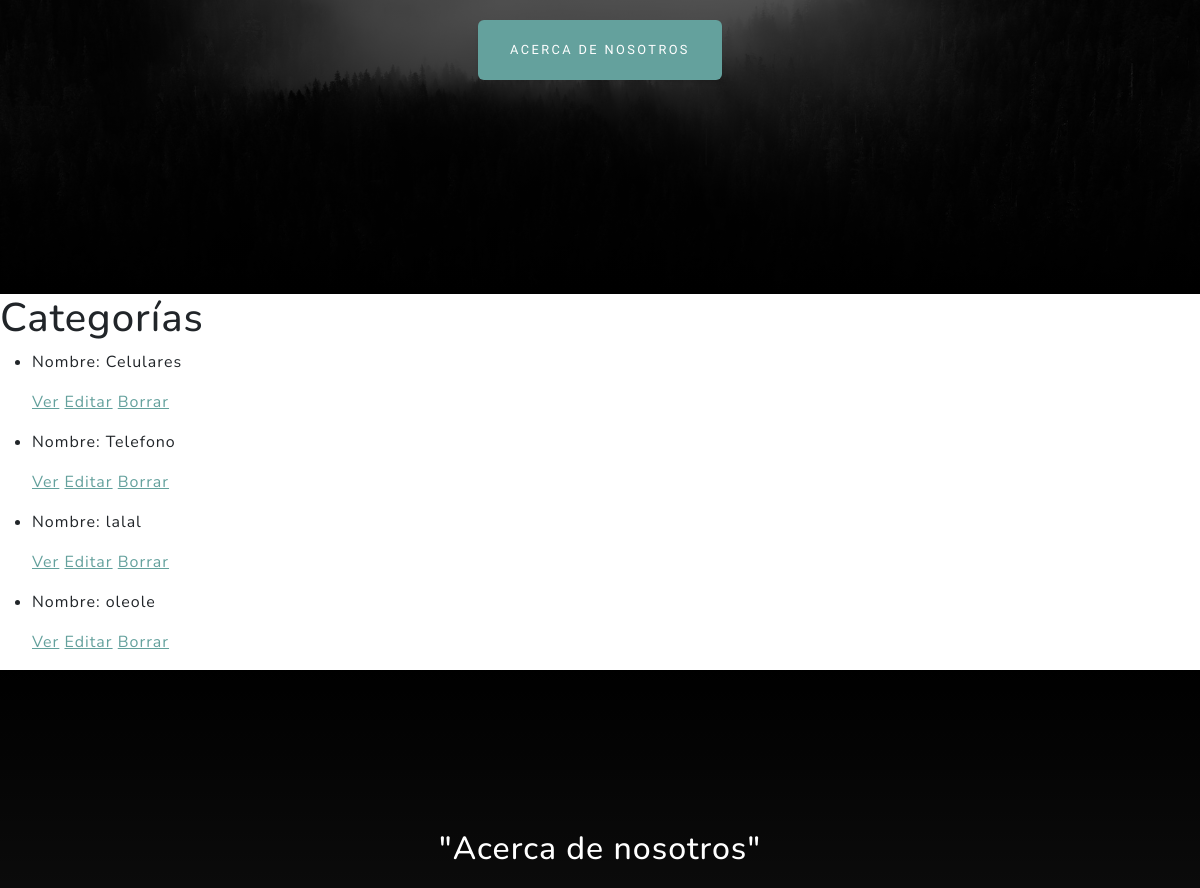
Before: /categoria/lista/ (middle part) with the older database file.
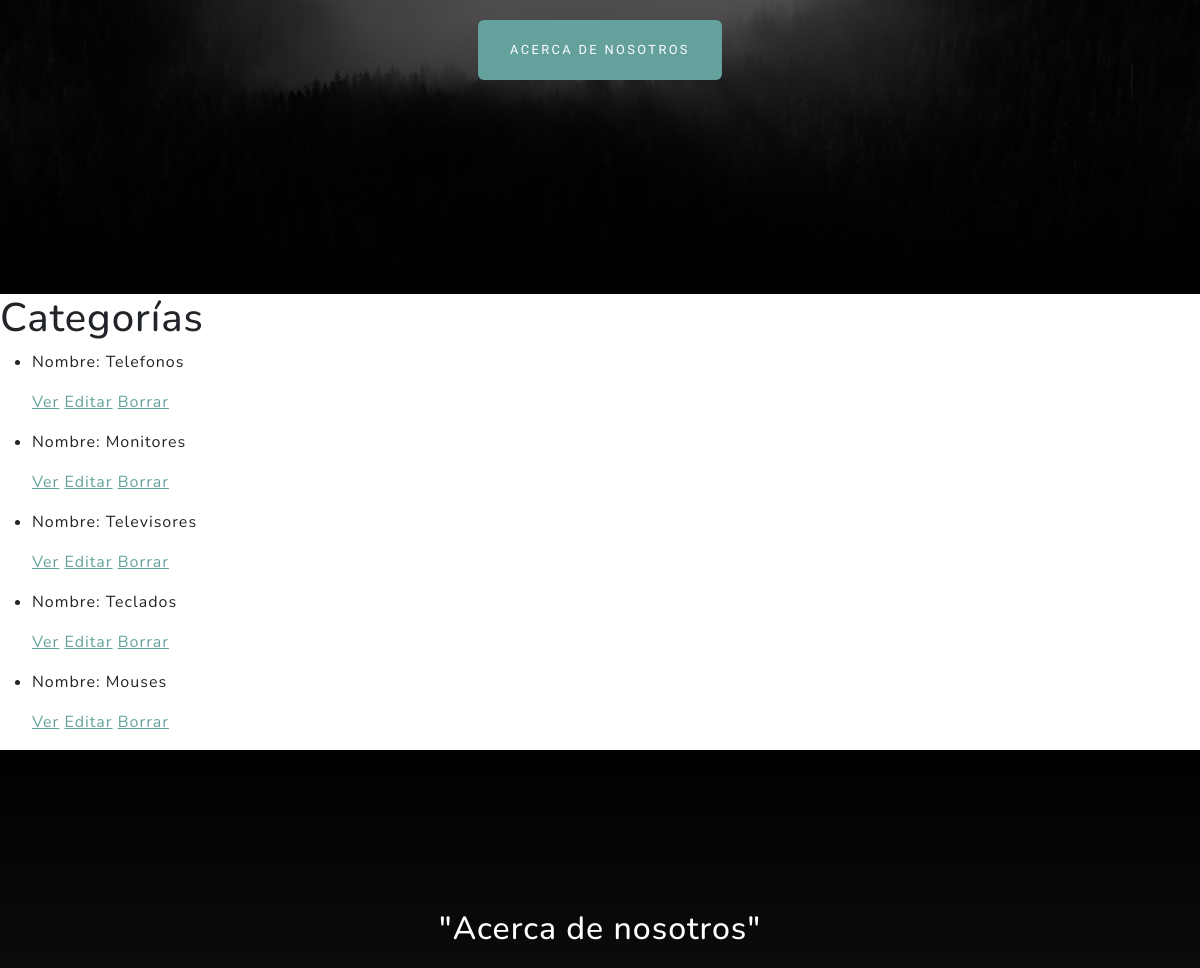
After: the same page with the newer database file.
### AppGasco/models.py (models this page shows, shortened)
class Categoria(models.Model):
    nombre_categoria = models.CharField(max_length=30)
    descripcion_categoria = models.TextField(blank=True, null=True)

### AppGasco/views_clases.py (the view)
# urls.py: path('categoria/lista/', views_clases.CategoriaListView.as_view(), name='List_Categoria'),
class CategoriaListView(ListView):
    model = Categoria  # Modelo con el que trabaja esta vista
    template_name = "appgasco/Vistas_Clase_Categoria/categoria_list.html"  # Plantilla para renderizar la lista

### AppGasco/templates/appgasco/Vistas_Clase_Categoria/categoria_list.html (shortened to what this page needs)
{% extends 'AppGasco/index.html' %}
{% load static %}
{% block main %}
    <h1>Categorías</h1>
    <ul>
        {% for categoria in object_list %}
            <li>
                <p>Nombre: {{ categoria.nombre_categoria }}</p>
                <p>
                    <a href="{% url 'Detail' categoria.pk %}">Ver</a>
                    <a href="{% url 'Edit' categoria.pk %}">Editar</a>
                    <a href="{% url 'Delete' categoria.pk %}">Borrar</a>
                </p>
            </li>
        {% empty %}
            <p>No hay categorías disponibles.</p>
        {% endfor %}
    </ul>
{% endblock main %}

### AppGasco/templates/appgasco/index.html (shortened to what this page needs)
{% load static %}
<!DOCTYPE html>
<html lang="en">
    <head>
        <link href="css/styles.css" rel="stylesheet" />
        <link href="{%  static 'appgasco/css/styles.css' %}" rel="stylesheet" />
    </head>
    <body id="page-top">
        <header class="masthead">
            <div class="container px-4 px-lg-5 d-flex h-100 align-items-center justify-content-center">
                <div class="d-flex justify-content-center">
                    <div class="text-center">
                        <a class="btn btn-primary" href="#about">Acerca de nosotros</a>
                    </div>
                </div>
            </div>
        </header>
        {% block main %}{% endblock main %}
        <section class="about-section text-center" id="about">
            <div class="container px-4 px-lg-5">
                <div class="row gx-4 gx-lg-5 justify-content-center">
                    <div class="col-lg-8">
                        <h2 class="text-white mb-4">"Acerca de nosotros"</h2>
                    </div>
                </div>
            </div>
        </section>

Changed rows visible on the page:
removed Categoria: nombre_categoria "Celulares"
removed Categoria: nombre_categoria "Telefono"
removed Categoria: nombre_categoria "lalal"
removed Categoria: nombre_categoria "oleole"
added Categoria: nombre_categoria "Telefonos"
added Categoria: nombre_categoria "Monitores"
added Categoria: nombre_categoria "Televisores"
added Categoria: nombre_categoria "Teclados"
added Categoria: nombre_categoria "Mouses"
